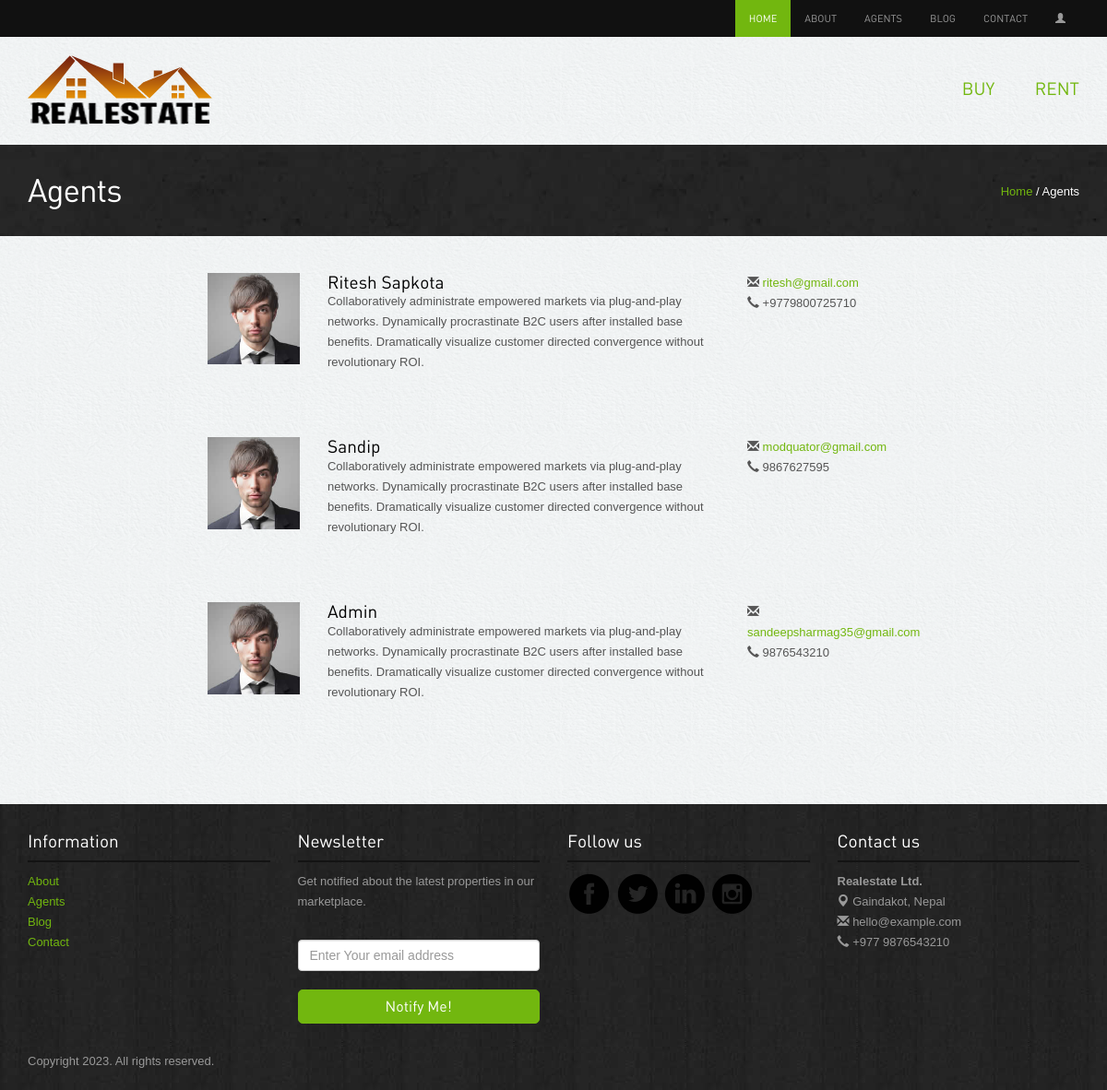
/agents/, run on the app's committed database.
### account/models.py (models this page shows, shortened)
class Profile(models.Model):
    user = models.OneToOneField(User, on_delete=models.CASCADE)
    fullname = models.TextField(max_length=50, blank=True)
    phone_regex = RegexValidator(
        regex=r"^\+?1?\d{9,15}$",
        message="Phone number must be entered in the format: '+999999999'. Up to 15 digits allowed.",
    )
    phone_number = models.CharField(
        validators=[phone_regex], max_length=17, blank=True
    )  # max_length should be enough to accommodate the longest possible phone number, with the country code
    email = models.EmailField(max_length=100, unique=True)
    address = models.TextField(max_length=100, blank=True)

### app/views.py (the view)
# urls.py: path("agents/", views.agentspage, name="agents"),
def agentspage(request):
    agents = Profile.objects.filter(user__is_superuser=True)
    context = {"agents": agents}
    return render(request, "agents.html", context)

### templates/agents.html (shortened to what this page needs)
{% extends 'home.html' %}
{% load static %}
{% block content %}
<div class="inside-banner">
  <div class="container">
    <span class="pull-right"><a href="{% url 'home' %}">Home</a> / Agents</span>
    <h2>Agents</h2>
  </div>
</div>
<div class="container">
  <div class="spacer agents">
    <div class="row">
      <div class="col-lg-8  col-lg-offset-2 col-sm-12">
        {% if agents %}
        {% for agent in agents %}
        <div class="row">
          <div class="col-lg-2 col-sm-2 "><a href="#"><img src="{% static 'images/agents/2.jpg' %}"
                class="img-responsive" alt="agent name"></a></div>
          <div class="col-lg-7 col-sm-7 ">
            <h4>{{ agent.fullname }}</h4>
            <p>Collaboratively administrate empowered markets via plug-and-play networks. Dynamically procrastinate
              B2C users after installed base benefits. Dramatically visualize customer directed convergence without
              revolutionary ROI.</p>
          </div>
          <div class="col-lg-3 col-sm-3 "><span class="glyphicon glyphicon-envelope"></span> <a
              href="mailto:abc@realestate.com">{{ agent.email }}</a><br>
            <span class="glyphicon glyphicon-earphone"></span> {{ agent.phone_number }}
          </div>
        </div>
        {% endfor %}
        {% endif %}
      </div>
    </div>
  </div>
</div>
{% endblock %}

### static/assets/style.css (style rules this page uses)
body { color:#555; font:normal 13px/22px Arial; background:url(../images/bgmain.png) #eee; }
h1,h2,h3,h4,h5 { font-weight:normal; font-family: din;margin: 0;padding: 0;color: #000 }
h2 { font-size: 35px; letter-spacing: -1px;margin-bottom: 20px; }
h4 { margin: 10px 0; font-size: 19px; }
p { margin-bottom: 30px; }
a { color:#72b70f; text-decoration:none;outline: none; }
.spacer { margin-top: 40px;margin-bottom:40px; }
.inside-banner { background:url(../images/bginside.jpg) #222;color: #fff; padding: 30px 0; }
.inside-banner h2 { margin: 0; color: #fff; }
.inside-banner span { margin-top: 10px; }
.agents .row { margin-bottom:40px; }
.agents .row h4 { margin: 0; }

### data on the page
Profile: fullname "Ritesh Sapkota", email "ritesh@gmail.com", phone_number "+9779800725710"
Profile: fullname "Sandip", email "modquator@gmail.com", phone_number "9867627595"
Profile: fullname "Admin", email "sandeepsharmag35@gmail.com", phone_number "9876543210"
